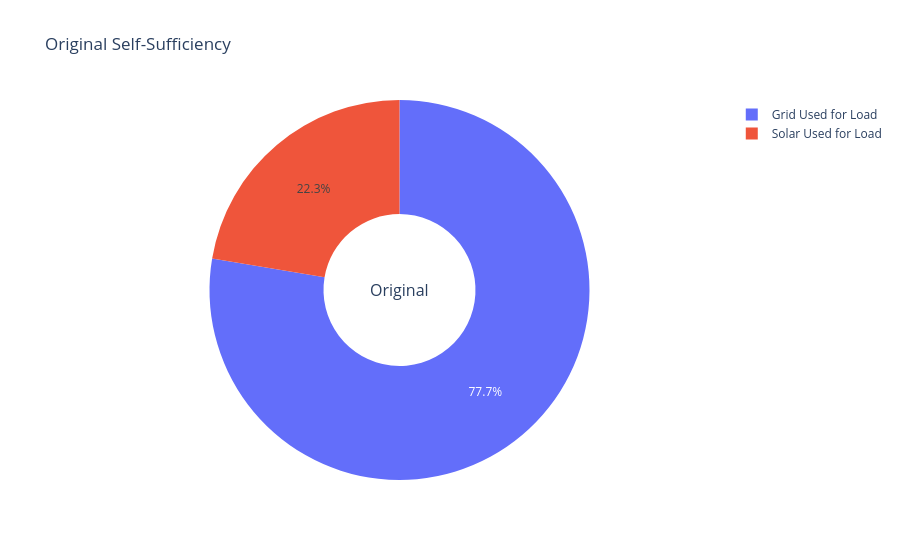
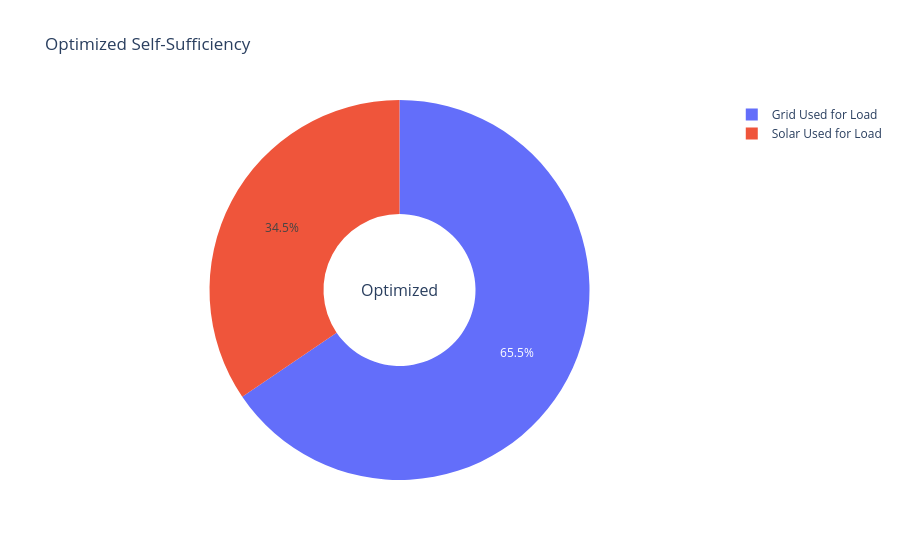

Write notebook code for charts like these, in order.
### Code cell
import pandas as pd
import plotly.graph_objs as go
import numpy as np

interval_hours = 0.5  # 30 minutes per row

# --- Original ---
total_load = (df['P_Load'] + df['P_deferrable0'] + df['P_deferrable1']) * interval_hours / 1000
solar_used = (total_load - df['P_grid_pos']).clip(lower=0)
solar_used = np.minimum(solar_used, df['P_PV'] * interval_hours / 1000)
total_solar_used = solar_used.sum()
total_load_sum = total_load.sum()
self_sufficiency_original = (total_solar_used / total_load_sum) * 100 if total_load_sum != 0 else 0

# --- Optimal ---
total_load_opt = (optimal_df['P_Load'] + optimal_df['P_deferrable0'] + optimal_df['P_deferrable1']) * interval_hours / 1000
solar_used_opt = (total_load_opt - optimal_df['P_grid_pos'] * interval_hours / 1000).clip(lower=0)
solar_used_opt = np.minimum(solar_used_opt, optimal_df['P_PV'] * interval_hours / 1000)
total_solar_used_opt = solar_used_opt.sum()
total_load_sum_opt = total_load_opt.sum()
self_sufficiency_optimal = (total_solar_used_opt / total_load_sum_opt) * 100 if total_load_sum_opt != 0 else 0

# --- Table ---
improvement = self_sufficiency_optimal - self_sufficiency_original
table = pd.DataFrame({
    'Scenario': ['Original', 'Optimized', 'Improvement'],
    'Self-Sufficiency (%)': [self_sufficiency_original, self_sufficiency_optimal, improvement]
})
print(table)

# --- Pie charts ---
labels = ['Solar Used for Load', 'Grid Used for Load']
values_original = [total_solar_used, total_load_sum - total_solar_used]
values_optimal = [total_solar_used_opt, total_load_sum_opt - total_solar_used_opt]

fig1 = go.Figure(data=[go.Pie(labels=labels, values=values_original, hole=0.4)])
fig1.update_layout(title='Original Self-Sufficiency', annotations=[dict(text='Original', x=0.5, y=0.5, font_size=16, showarrow=False)])

fig2 = go.Figure(data=[go.Pie(labels=labels, values=values_optimal, hole=0.4)])
fig2.update_layout(title='Optimized Self-Sufficiency', annotations=[dict(text='Optimized', x=0.5, y=0.5, font_size=16, showarrow=False)])

fig1.show()
fig2.show()

### Figure 1 — Plotly figure (JSON) as saved in the notebook; plotly's stock layout.template omitted (floating-point values rounded to 4 significant figures)
{"data": [{"hole": 0.4, "labels": ["Solar Used for Load", "Grid Used for Load"], "type": "pie", "values": [5.003, 17.39]}], "layout": {"annotations": [{"font": {"size": 16}, "showarrow": false, "text": "Original", "x": 0.5, "y": 0.5}], "title": {"text": "Original Self-Sufficiency"}}}

### Figure 2 — Plotly figure (JSON) as saved in the notebook; plotly's stock layout.template omitted (floating-point values rounded to 4 significant figures)
{"data": [{"hole": 0.4, "labels": ["Solar Used for Load", "Grid Used for Load"], "type": "pie", "values": [7.721, 14.67]}], "layout": {"annotations": [{"font": {"size": 16}, "showarrow": false, "text": "Optimized", "x": 0.5, "y": 0.5}], "title": {"text": "Optimized Self-Sufficiency"}}}
